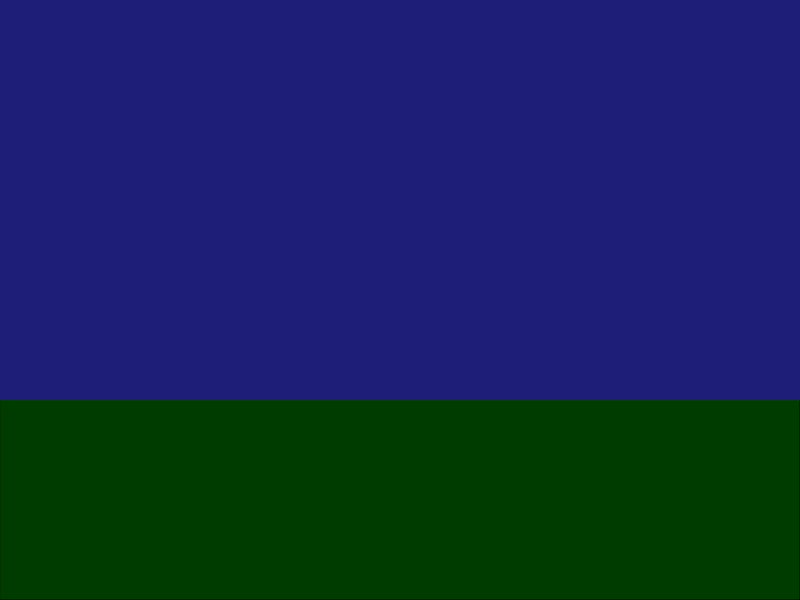
Frame 1 (no input)
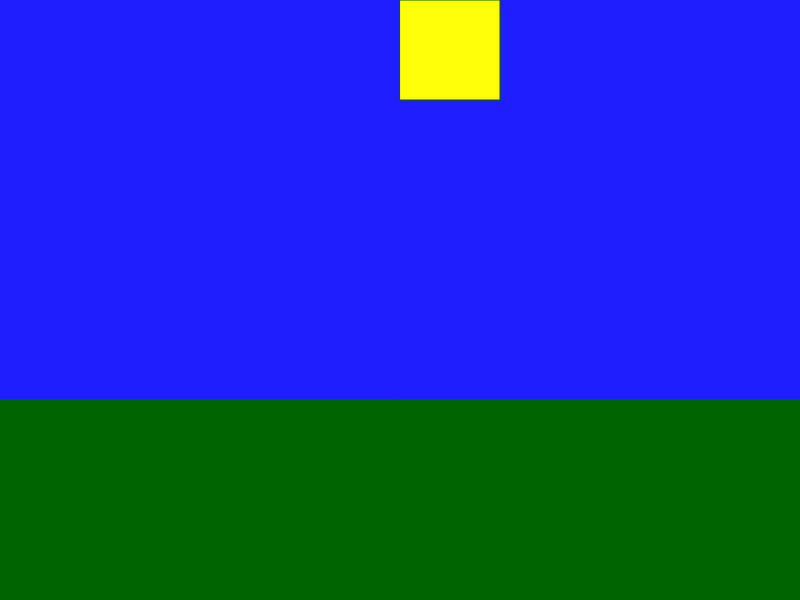
Frame 60 (no input)
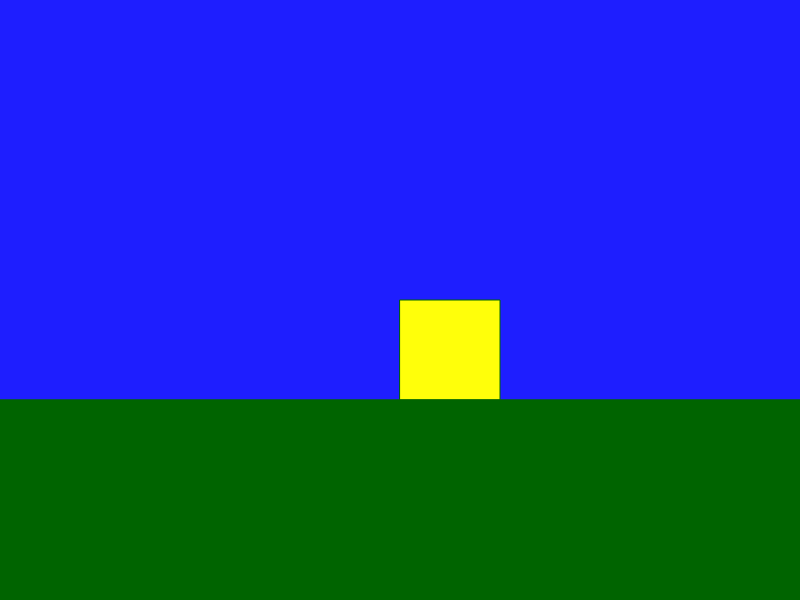
Frame 120 (the mouse pressed at the canvas centre since frame 60)

The p5.js sketch that drew these frames (run headless with seeded random() and noise() and a simulated clock; from frame 60 on, the mouse is pressed at the canvas centre):

// p5.js sketch
// ── sketch.js
//custom variables for y-coordinate of sun & horizon
let SunHeight;
let horizon = 400;

function setup() {
    createCanvas(800, 600);
}

function draw() {
    background(30, 30, 120);

    //chaange horizon color based on sun position
    if (SunHeight < horizon) {
        background(30, 30, 260);
    } else {
        background(30, 30, 120);
    }

    //sun
    fill(255, 255, 10);
    rect(400, SunHeight, 100, 100);
    
    //change ground color based on sun position
    if(SunHeight < horizon) {
        fill(0, 100, 0);
    } else{
        fill(0, 60, 0);
    }
     rect(0, 400, 800, 200);

    //horizon
    stroke(0, 100, 0);
    line(0, horizon, 800, horizon);

    //sun follows y-coordinate of mouse
    SunHeight = mouseY;
    
    //log sun position relative to horizon
    console.log(SunHeight < horizon);3
}
